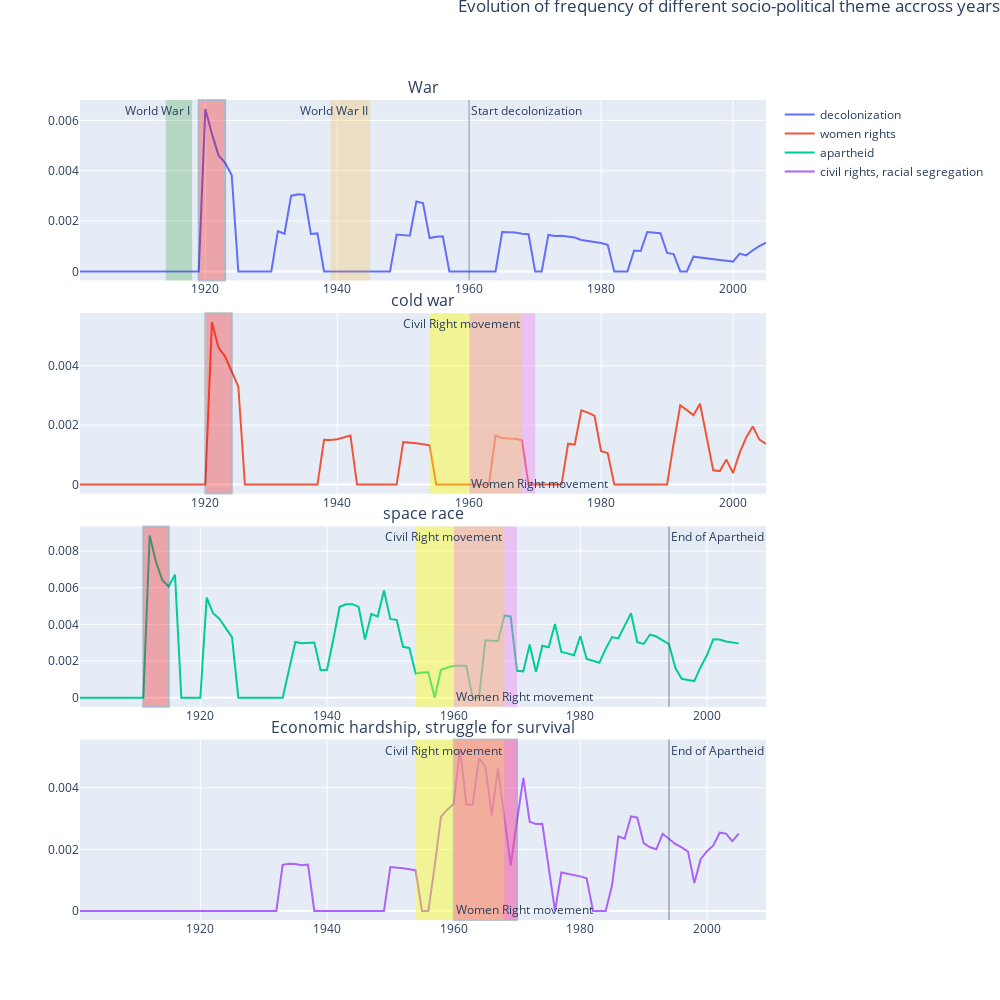

Notebook cell for this chart:
### Code cell
# Création of PlotLy figures.
fig0 = go.Figure()
fig1 = go.Figure()
fig2 = go.Figure()
fig3 = go.Figure()
fig4 = go.Figure()
fig5 = go.Figure()
fig6 = go.Figure()
fig7 = go.Figure()
fig8 = go.Figure()
fig9 = go.Figure()
fig10 = go.Figure()
fig11 = go.Figure()
figure_list = [fig0,fig1,fig2,fig3,fig4,fig5,fig6,fig7,fig8,fig9,fig10,fig11]
#Loop that compute frequency of themes within a windows of 5 years that mooves year by year
for j in range(0, 12):
    #loop over them of index from 0 to 4
    f = []
    for i in range(0, len(years) - 5):
        # loop over lower and upper bounds values of each 5 years window
        a = years[i] # lower bound of a 5 year window
        b = years[i + 4] # upper bound of a 5 year window
        
        # computation of the frequency of films about each theme within the 5 year window
        data = df[(df['MovieReleaseDate'] >= a) & (df['MovieReleaseDate'] <= b)]
        decade_frequency = len(data[data[themes[j]] == True]) / len(data)
        f.append(decade_frequency)

    # Adding the trace to the figure
    figure_list[j].add_trace(go.Scatter(x=years[1:], y=f, mode='lines', name=themes[j]))

#Plotting the figures
fig = make_subplots(rows=4, cols=1,subplot_titles = ['War','cold war','space race','Economic hardship, struggle for survival','Revolution, communism',
          'China revolution','Berlin wall','Soviet union dissolution','decolonization','women rights','apartheid',
          'civil rights, racial segregation'],vertical_spacing = 0.04,horizontal_spacing = 0.04)
fig.add_trace(fig8.data[0], row=1, col=1)
fig.add_vrect(x0=1919, x1=1923,fillcolor = 'red', opacity=0.3, row=1, col=1)
fig.add_vrect(x0=1914, x1=1918,annotation_text = 'World War I',fillcolor = "green",opacity = 0.2,line_width = 0, row=1, col=1)
fig.add_vrect(x0=1939, x1=1945,annotation_text = 'World War II',fillcolor = 'orange', opacity=0.2,line_width = 0, row=1, col=1)
fig.add_vrect(x0=1960, x1=1960,annotation_text = 'Start decolonization',fillcolor = 'brown',annotation_position="top left", opacity=0.4,line_width = 1, row=1, col=1)
fig.add_trace(fig9.data[0], row=2, col=1)
fig.add_vrect(x0=1920, x1=1924,fillcolor = 'red', opacity=0.3, row=2, col=1)
fig.add_vrect(x0=1954, x1=1968,annotation_text = 'Civil Right movement',fillcolor = "yellow",opacity = 0.4,line_width = 0, row=2, col=1)
fig.add_vrect(x0=1960, x1=1970,annotation_text = 'Women Right movement',fillcolor = 'violet', opacity=0.4,line_width = 0,annotation_position="bottom left", row=2, col=1)
fig.add_trace(fig10.data[0], row=3, col=1)
fig.add_vrect(x0=1911, x1=1915,fillcolor = 'red', opacity=0.3, row=3, col=1)
fig.add_vrect(x0=1954, x1=1968,annotation_text = 'Civil Right movement',fillcolor = "yellow",opacity = 0.4,line_width = 0, row=3, col=1)
fig.add_vrect(x0=1960, x1=1970,annotation_text = 'Women Right movement',fillcolor = 'violet', opacity=0.4,line_width = 0,annotation_position="bottom left", row=3, col=1)
fig.add_vrect(x0=1994, x1=1994,annotation_text = 'End of Apartheid',fillcolor = 'black', opacity=0.4,line_width = 1,annotation_position="top left", row=3, col=1)
fig.add_trace(fig11.data[0], row=4, col=1)
fig.add_vrect(x0=1960, x1=1970,fillcolor = 'red', opacity=0.3, row=4, col=1)
fig.add_vrect(x0=1954, x1=1968,annotation_text = 'Civil Right movement',fillcolor = "yellow",opacity = 0.4,line_width = 0, row=4, col=1)
fig.add_vrect(x0=1960, x1=1970,annotation_text = 'Women Right movement',fillcolor = 'violet', opacity=0.4,line_width = 0,annotation_position="bottom left", row=4, col=1)
fig.add_vrect(x0=1994, x1=1994,annotation_text = 'End of Apartheid',fillcolor = 'black', opacity=0.4,line_width = 1,annotation_position="top left",row=4, col=1)
fig.update_layout(height=1000, width=1000, title_text='Evolution of frequency of different socio-political theme accross years',title_x=1, title_y=1)

fig_json = fig.to_json()
with open('socio-political-themes-frequency-evolution', 'w') as json_file:
    json.dump(json.loads(fig_json), json_file, indent=4)
fig.show()

### Figure 1 — Plotly figure (JSON) as saved in the notebook; plotly's stock layout.template omitted (floating-point values rounded to 4 significant figures)
{"data": [{"mode": "lines", "name": "decolonization", "type": "scatter", "x": [1901, 1902, 1903, 1904, 1905, 1906, 1907, 1908, 1909, 1910, 1911, 1912, 1913, 1914, 1915, 1916, 1917, 1918, 1919, 1920, 1921, 1922, 1923, 1924, 1925, 1926, 1927, 1928, 1929, 1930, 1931, 1932, 1933, 1934, 1935, 1936, 1937, 1938, 1939, 1940, 1941, 1942, 1943, 1944, 1945, 1946, 1947, 1948, 1949, 1950, 1951, 1952, 1953, 1954, 1955, 1956, 1957, 1958, 1959, 1960, 1961, 1962, 1963, 1964, 1965, 1966, 1967, 1968, 1969, 1970, 1971, 1972, 1973, 1974, 1975, 1976, 1977, 1978, 1979, 1980, 1981, 1982, 1983, 1984, 1985, 1986, 1987, 1988, 1989, 1990, 1991, 1992, 1993, 1994, 1995, 1996, 1997, 1998, 1999, 2000, 2001, 2002, 2003, 2004, 2005, 2006, 2007, 2008, 2009], "xaxis": "x", "y": [0, 0, 0, 0, 0, 0, 0, 0, 0, 0, 0, 0, 0, 0, 0, 0, 0, 0, 0, 0.006452, 0.005464, 0.004608, 0.00431, 0.003831, 0, 0, 0, 0, 0, 0, 0.0016, 0.001495, 0.002999, 0.003063, 0.003044, 0.001488, 0.001508, 0, 0, 0, 0, 0, 0, 0, 0, 0, 0, 0, 0.001462, 0.001429, 0.001416, 0.002778, 0.002717, 0.001323, 0.001377, 0.001393, 0, 0, 0, 0, 0, 0, 0, 0, 0.001565, 0.00155, 0.001541, 0.001493, 0.001477, 0, 0, 0.001449, 0.00141, 0.001416, 0.001376, 0.001342, 0.001248, 0.001211, 0.001157, 0.001124, 0.001058, 0, 0, 0, 0.0008271, 0.0008084, 0.001566, 0.001537, 0.001515, 0.0007337, 0.0006892, 0, 0, 0.0005841, 0.0005444, 0.0005168, 0.0004817, 0.000455, 0.00042, 0.000388, 0.0007097, 0.0006355, 0.0008375, 0.001008, 0.001141], "yaxis": "y"}, {"mode": "lines", "name": "women rights", "type": "scatter", "x": [1901, 1902, 1903, 1904, 1905, 1906, 1907, 1908, 1909, 1910, 1911, 1912, 1913, 1914, 1915, 1916, 1917, 1918, 1919, 1920, 1921, 1922, 1923, 1924, 1925, 1926, 1927, 1928, 1929, 1930, 1931, 1932, 1933, 1934, 1935, 1936, 1937, 1938, 1939, 1940, 1941, 1942, 1943, 1944, 1945, 1946, 1947, 1948, 1949, 1950, 1951, 1952, 1953, 1954, 1955, 1956, 1957, 1958, 1959, 1960, 1961, 1962, 1963, 1964, 1965, 1966, 1967, 1968, 1969, 1970, 1971, 1972, 1973, 1974, 1975, 1976, 1977, 1978, 1979, 1980, 1981, 1982, 1983, 1984, 1985, 1986, 1987, 1988, 1989, 1990, 1991, 1992, 1993, 1994, 1995, 1996, 1997, 1998, 1999, 2000, 2001, 2002, 2003, 2004, 2005, 2006, 2007, 2008, 2009], "xaxis": "x2", "y": [0, 0, 0, 0, 0, 0, 0, 0, 0, 0, 0, 0, 0, 0, 0, 0, 0, 0, 0, 0, 0.005464, 0.004608, 0.00431, 0.003831, 0.0033, 0, 0, 0, 0, 0, 0, 0, 0, 0, 0, 0, 0, 0.001508, 0.001502, 0.001529, 0.001595, 0.001653, 0, 0, 0, 0, 0, 0, 0, 0.001429, 0.001416, 0.001389, 0.001359, 0.001323, 0, 0, 0, 0, 0, 0, 0, 0, 0, 0.001653, 0.001565, 0.00155, 0.001541, 0.001493, 0, 0, 0, 0, 0, 0, 0.001376, 0.001342, 0.002497, 0.002421, 0.002315, 0.001124, 0.001058, 0, 0, 0, 0, 0, 0, 0, 0, 0, 0.001378, 0.00267, 0.002506, 0.002336, 0.002722, 0.00155, 0.0004817, 0.000455, 0.00084, 0.000388, 0.001065, 0.001589, 0.001954, 0.001512, 0.001369], "yaxis": "y2"}, {"mode": "lines", "name": "apartheid", "type": "scatter", "x": [1901, 1902, 1903, 1904, 1905, 1906, 1907, 1908, 1909, 1910, 1911, 1912, 1913, 1914, 1915, 1916, 1917, 1918, 1919, 1920, 1921, 1922, 1923, 1924, 1925, 1926, 1927, 1928, 1929, 1930, 1931, 1932, 1933, 1934, 1935, 1936, 1937, 1938, 1939, 1940, 1941, 1942, 1943, 1944, 1945, 1946, 1947, 1948, 1949, 1950, 1951, 1952, 1953, 1954, 1955, 1956, 1957, 1958, 1959, 1960, 1961, 1962, 1963, 1964, 1965, 1966, 1967, 1968, 1969, 1970, 1971, 1972, 1973, 1974, 1975, 1976, 1977, 1978, 1979, 1980, 1981, 1982, 1983, 1984, 1985, 1986, 1987, 1988, 1989, 1990, 1991, 1992, 1993, 1994, 1995, 1996, 1997, 1998, 1999, 2000, 2001, 2002, 2003, 2004, 2005, 2006, 2007, 2008, 2009], "xaxis": "x3", "y": [0, 0, 0, 0, 0, 0, 0, 0, 0, 0, 0, 0.00885, 0.007407, 0.00641, 0.006061, 0.006711, 0, 0, 0, 0, 0.005464, 0.004608, 0.00431, 0.003831, 0.0033, 0, 0, 0, 0, 0, 0, 0, 0, 0.001531, 0.003044, 0.002976, 0.003017, 0.003017, 0.001502, 0.001529, 0.00319, 0.004959, 0.005093, 0.005102, 0.00495, 0.00317, 0.004573, 0.004425, 0.005848, 0.004286, 0.004249, 0.002778, 0.002717, 0.001323, 0.001377, 0.001393, 0, 0.001531, 0.001645, 0.001739, 0.001757, 0.00173, 0, 0, 0.00313, 0.003101, 0.003082, 0.004478, 0.004431, 0.001468, 0.001441, 0.002899, 0.00141, 0.002833, 0.002751, 0.004027, 0.002497, 0.002421, 0.002315, 0.003371, 0.002116, 0.00202, 0.001907, 0.002664, 0.003309, 0.003234, 0.003915, 0.004612, 0.00303, 0.002935, 0.003446, 0.003338, 0.003133, 0.002921, 0.001633, 0.001034, 0.0009634, 0.0009099, 0.00168, 0.002328, 0.003194, 0.003178, 0.003071, 0.003024, 0.002965], "yaxis": "y3"}, {"mode": "lines", "name": "civil rights, racial segregation", "type": "scatter", "x": [1901, 1902, 1903, 1904, 1905, 1906, 1907, 1908, 1909, 1910, 1911, 1912, 1913, 1914, 1915, 1916, 1917, 1918, 1919, 1920, 1921, 1922, 1923, 1924, 1925, 1926, 1927, 1928, 1929, 1930, 1931, 1932, 1933, 1934, 1935, 1936, 1937, 1938, 1939, 1940, 1941, 1942, 1943, 1944, 1945, 1946, 1947, 1948, 1949, 1950, 1951, 1952, 1953, 1954, 1955, 1956, 1957, 1958, 1959, 1960, 1961, 1962, 1963, 1964, 1965, 1966, 1967, 1968, 1969, 1970, 1971, 1972, 1973, 1974, 1975, 1976, 1977, 1978, 1979, 1980, 1981, 1982, 1983, 1984, 1985, 1986, 1987, 1988, 1989, 1990, 1991, 1992, 1993, 1994, 1995, 1996, 1997, 1998, 1999, 2000, 2001, 2002, 2003, 2004, 2005, 2006, 2007, 2008, 2009], "xaxis": "x4", "y": [0, 0, 0, 0, 0, 0, 0, 0, 0, 0, 0, 0, 0, 0, 0, 0, 0, 0, 0, 0, 0, 0, 0, 0, 0, 0, 0, 0, 0, 0, 0, 0, 0.001499, 0.001531, 0.001522, 0.001488, 0.001508, 0, 0, 0, 0, 0, 0, 0, 0, 0, 0, 0, 0, 0.001429, 0.001416, 0.001389, 0.001359, 0.001323, 0, 0, 0.001451, 0.003063, 0.003289, 0.003478, 0.005272, 0.00346, 0.003448, 0.004959, 0.004695, 0.003101, 0.004622, 0.002985, 0.001477, 0.002937, 0.004323, 0.002899, 0.002821, 0.002833, 0.001376, 0, 0.001248, 0.001211, 0.001157, 0.001124, 0.001058, 0, 0, 0, 0.0008271, 0.002425, 0.002349, 0.003075, 0.00303, 0.002201, 0.002068, 0.002003, 0.002506, 0.002336, 0.002177, 0.002067, 0.001927, 0.0009099, 0.00168, 0.00194, 0.002129, 0.002542, 0.002513, 0.002268, 0.002509], "yaxis": "y4"}], "layout": {"annotations": [{"font": {"size": 16}, "showarrow": false, "text": "War", "x": 0.5, "xanchor": "center", "xref": "paper", "y": 1, "yanchor": "bottom", "yref": "paper"}, {"font": {"size": 16}, "showarrow": false, "text": "cold war", "x": 0.5, "xanchor": "center", "xref": "paper", "y": 0.74, "yanchor": "bottom", "yref": "paper"}, {"font": {"size": 16}, "showarrow": false, "text": "space race", "x": 0.5, "xanchor": "center", "xref": "paper", "y": 0.48, "yanchor": "bottom", "yref": "paper"}, {"font": {"size": 16}, "showarrow": false, "text": "Economic hardship, struggle for survival", "x": 0.5, "xanchor": "center", "xref": "paper", "y": 0.22, "yanchor": "bottom", "yref": "paper"}, {"showarrow": false, "text": "World War I", "x": 1918, "xanchor": "right", "xref": "x", "y": 1, "yanchor": "top", "yref": "y domain"}, {"showarrow": false, "text": "World War II", "x": 1945, "xanchor": "right", "xref": "x", "y": 1, "yanchor": "top", "yref": "y domain"}, {"showarrow": false, "text": "Start decolonization", "x": 1960, "xanchor": "left", "xref": "x", "y": 1, "yanchor": "top", "yref": "y domain"}, {"showarrow": false, "text": "Civil Right movement", "x": 1968, "xanchor": "right", "xref": "x2", "y": 1, "yanchor": "top", "yref": "y2 domain"}, {"showarrow": false, "text": "Women Right movement", "x": 1960, "xanchor": "left", "xref": "x2", "y": 0, "yanchor": "bottom", "yref": "y2 domain"}, {"showarrow": false, "text": "Civil Right movement", "x": 1968, "xanchor": "right", "xref": "x3", "y": 1, "yanchor": "top", "yref": "y3 domain"}, {"showarrow": false, "text": "Women Right movement", "x": 1960, "xanchor": "left", "xref": "x3", "y": 0, "yanchor": "bottom", "yref": "y3 domain"}, {"showarrow": false, "text": "End of Apartheid", "x": 1994, "xanchor": "left", "xref": "x3", "y": 1, "yanchor": "top", "yref": "y3 domain"}, {"showarrow": false, "text": "Civil Right movement", "x": 1968, "xanchor": "right", "xref": "x4", "y": 1, "yanchor": "top", "yref": "y4 domain"}, {"showarrow": false, "text": "Women Right movement", "x": 1960, "xanchor": "left", "xref": "x4", "y": 0, "yanchor": "bottom", "yref": "y4 domain"}, {"showarrow": false, "text": "End of Apartheid", "x": 1994, "xanchor": "left", "xref": "x4", "y": 1, "yanchor": "top", "yref": "y4 domain"}], "height": 1000, "shapes": [{"fillcolor": "red", "opacity": 0.3, "type": "rect", "x0": 1919, "x1": 1923, "xref": "x", "y0": 0, "y1": 1, "yref": "y domain"}, {"fillcolor": "green", "line": {"width": 0}, "opacity": 0.2, "type": "rect", "x0": 1914, "x1": 1918, "xref": "x", "y0": 0, "y1": 1, "yref": "y domain"}, {"fillcolor": "orange", "line": {"width": 0}, "opacity": 0.2, "type": "rect", "x0": 1939, "x1": 1945, "xref": "x", "y0": 0, "y1": 1, "yref": "y domain"}, {"fillcolor": "brown", "line": {"width": 1}, "opacity": 0.4, "type": "rect", "x0": 1960, "x1": 1960, "xref": "x", "y0": 0, "y1": 1, "yref": "y domain"}, {"fillcolor": "red", "opacity": 0.3, "type": "rect", "x0": 1920, "x1": 1924, "xref": "x2", "y0": 0, "y1": 1, "yref": "y2 domain"}, {"fillcolor": "yellow", "line": {"width": 0}, "opacity": 0.4, "type": "rect", "x0": 1954, "x1": 1968, "xref": "x2", "y0": 0, "y1": 1, "yref": "y2 domain"}, {"fillcolor": "violet", "line": {"width": 0}, "opacity": 0.4, "type": "rect", "x0": 1960, "x1": 1970, "xref": "x2", "y0": 0, "y1": 1, "yref": "y2 domain"}, {"fillcolor": "red", "opacity": 0.3, "type": "rect", "x0": 1911, "x1": 1915, "xref": "x3", "y0": 0, "y1": 1, "yref": "y3 domain"}, {"fillcolor": "yellow", "line": {"width": 0}, "opacity": 0.4, "type": "rect", "x0": 1954, "x1": 1968, "xref": "x3", "y0": 0, "y1": 1, "yref": "y3 domain"}, {"fillcolor": "violet", "line": {"width": 0}, "opacity": 0.4, "type": "rect", "x0": 1960, "x1": 1970, "xref": "x3", "y0": 0, "y1": 1, "yref": "y3 domain"}, {"fillcolor": "black", "line": {"width": 1}, "opacity": 0.4, "type": "rect", "x0": 1994, "x1": 1994, "xref": "x3", "y0": 0, "y1": 1, "yref": "y3 domain"}, {"fillcolor": "red", "opacity": 0.3, "type": "rect", "x0": 1960, "x1": 1970, "xref": "x4", "y0": 0, "y1": 1, "yref": "y4 domain"}, {"fillcolor": "yellow", "line": {"width": 0}, "opacity": 0.4, "type": "rect", "x0": 1954, "x1": 1968, "xref": "x4", "y0": 0, "y1": 1, "yref": "y4 domain"}, {"fillcolor": "violet", "line": {"width": 0}, "opacity": 0.4, "type": "rect", "x0": 1960, "x1": 1970, "xref": "x4", "y0": 0, "y1": 1, "yref": "y4 domain"}, {"fillcolor": "black", "line": {"width": 1}, "opacity": 0.4, "type": "rect", "x0": 1994, "x1": 1994, "xref": "x4", "y0": 0, "y1": 1, "yref": "y4 domain"}], "title": {"text": "Evolution of frequency of different socio-political theme accross years", "x": 1, "y": 1}, "width": 1000, "xaxis": {"anchor": "y", "domain": [0, 1]}, "xaxis2": {"anchor": "y2", "domain": [0, 1]}, "xaxis3": {"anchor": "y3", "domain": [0, 1]}, "xaxis4": {"anchor": "y4", "domain": [0, 1]}, "yaxis": {"anchor": "x", "domain": [0.78, 1]}, "yaxis2": {"anchor": "x2", "domain": [0.52, 0.74]}, "yaxis3": {"anchor": "x3", "domain": [0.26, 0.48]}, "yaxis4": {"anchor": "x4", "domain": [0, 0.22]}}}
